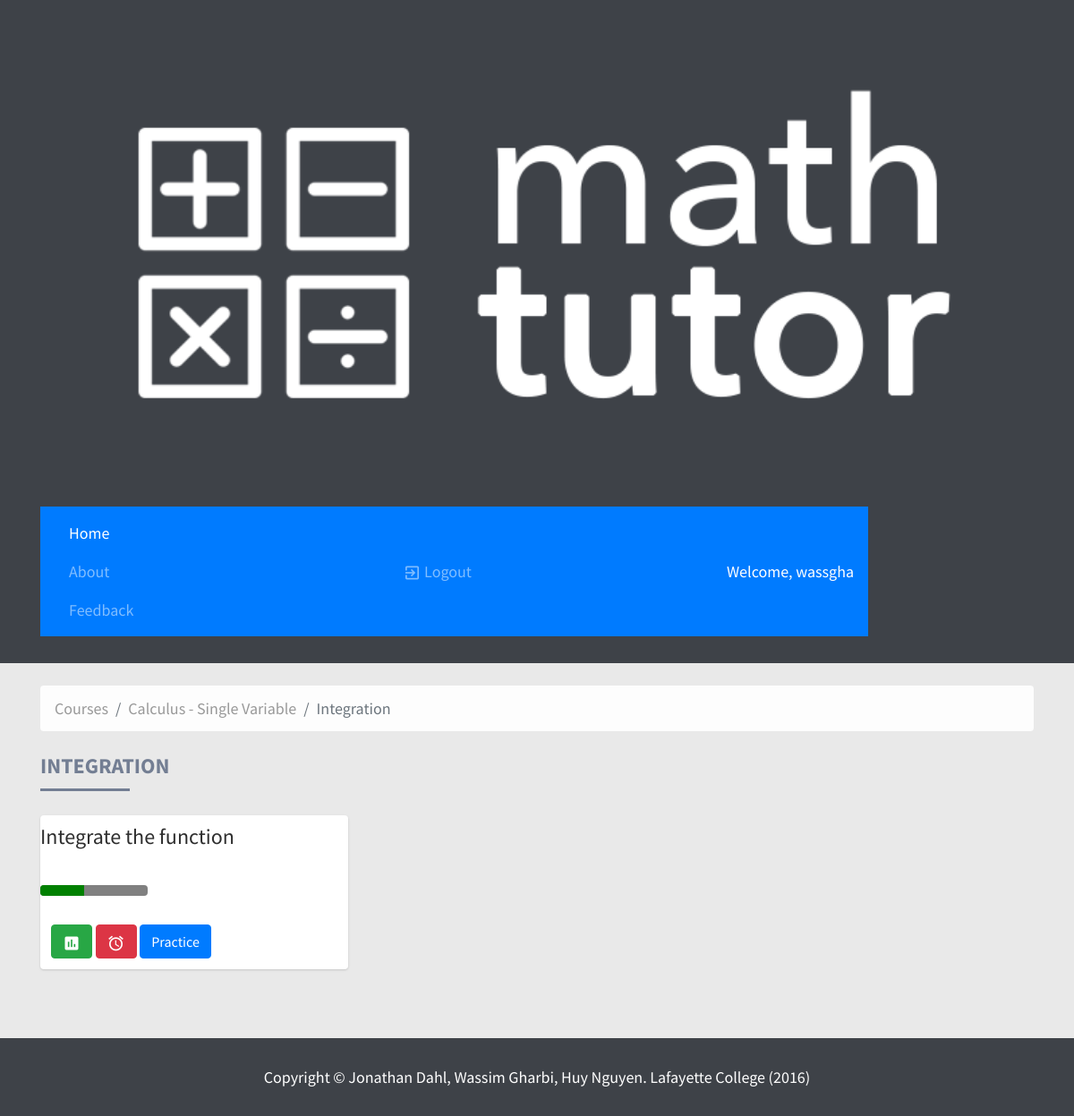
Page /course/1/topic/3 (signed in) on the committed database.
### main/models.py (models this page shows, shortened)
class Course(models.Model):
	course_name = models.CharField(max_length=200)
	course_desc = models.CharField(max_length=200)
	course_color = models.CharField(max_length=200)
	course_active = models.BooleanField(default = False)

class Topic(models.Model):
	topic_name = models.CharField(max_length=200)
	course = models.ForeignKey(Course, on_delete=models.CASCADE)

class Exercise(models.Model):
	exercise_name = models.CharField(max_length=200)
	exercise_active = models.BooleanField(default = False)
	file_name = models.CharField(max_length=200)
	topic = models.ForeignKey(Topic, on_delete=models.CASCADE)

### main/views.py (the view)
# urls.py: url(r'^course/(?P<course_id>[0-9])/topic/(?P<topic_id>[0-9])$', views.topic, name='topic'),
@login_required
def topic(request, course_id, topic_id):
    course = get_object_or_404(Course, pk=course_id)
    topic = get_object_or_404(Topic, pk=topic_id)
    return render(request, 'topic.html', {
        'progressRange': range(0, 100),
        'course': course,
        'topic': topic,
    })

### main/templates/topic.html
{% extends "header.html" %}
{% block content %}
  {% load staticfiles %}
  <ol class="breadcrumb">
    <li class="breadcrumb-item"><a href="/">Courses</a></li>
    <li class="breadcrumb-item"><a href="/course/{{ course.id }}">{{ course.course_name }}</a></li>
    <li class="breadcrumb-item active">{{ topic.topic_name }}</li>
  </ol>
  <h3>{{ topic.topic_name }}</h3>
  <hr>
  <br>
  {% if topic.exercise_set.all %}
  <div class="exercises">
    {% for exercise in topic.exercise_set.all %}
        <div class="exercise card {% if not exercise.exercise_active %}inactive{% endif %}">
          <div class="card-block">
            <h4 class="card-title">{{ exercise.exercise_name }}</h4>
            <p class="card-text">
              <br>
              {% with progressRange|random as progress %}
              <progress class="progress progress-success" value="{{progress}}" max="100"></progress>
              {% endwith %}
            </p>
          </div>
          <div class="card-footer text-xs-right">
            <button type="button" class="btn btn-success"><i class="material-icons">assessment</i></button>
            <button type="button" class="btn btn-danger"><i class="material-icons">alarm</i></button>
            <a href="/course/{{ course.id }}/topic/{{ topic.id }}/exercise/{{ exercise.id }}"><button type="button" class="btn btn-primary {% if not exercise.exercise_active %}disabled{% endif %}">Practice</button></a>
          </div>
        </div>
    {% endfor %}
  </div>
  {% endif %}
{% endblock %}

### main/templates/header.html (shortened to what this page needs)
<!DOCTYPE html>
<html>
<head>
  {% load staticfiles %}
  <link rel="stylesheet" href="https://maxcdn.bootstrapcdn.com/bootstrap/4.0.0-alpha.5/css/bootstrap.min.css">
  <link rel="stylesheet" href="{% static 'css/style.css' %}" type = "text/css"/>
  <link href="{% static 'css/mathquill.css' %}" rel="stylesheet">
</head>
<body class="body">
  <div class="header {% if request.path == '/' %}home{% endif %}">
    <div class="container">
      <a href="{% url 'index' %}" >
      <img src="{% if request.path == '/' %}{% static 'img/logo-blue.png' %}{% else %}{% static 'img/logo.png' %}{% endif %}" class="d-inline-block align-top col-md-2" alt="">
      </a>
      <nav class="navbar navbar-dark bg-primary col-md-10">
        <ul class="nav navbar-nav">
          <li class="nav-item active">
            <a class="nav-link" href="{% url 'index' %}">Home <span class="sr-only">(current)</span></a>
          </li>
          <li class="nav-item">
            <a class="nav-link" href="#">About</a>
          </li>
          <li class="nav-item desktop">
            <a class="nav-link" href="#">Feedback</a>
          </li>
        </ul>
        {% if user.is_authenticated %}
          <ul class="nav navbar-nav float-xs-right">
            <li class="nav-item">
              <a class="nav-link" href="{% url 'auth_logout' %}"><i class="material-icons">exit_to_app</i> Logout</a>
            </li>
          </ul>
          <span class="navbar-text float-xs-right">
          Welcome, {{ user.username }}
          </span>
        {% else %}
          <ul class="nav navbar-nav float-xs-right">
              <li class="nav-item">
                <a class="nav-link" href="{% url 'auth_login' %}"><i class="material-icons">supervisor_account</i> Login</a>
              </li>
          </ul>
        {% endif %}
      </nav>
    </div>
  </div>
  <div class="container">
   {% block content %}
   {% endblock %}
  </div>
  <div class="footer">
    <div class="container">
    Copyright &copy; Jonathan Dahl, Wassim Gharbi, Huy Nguyen. Lafayette College (2016)
    </div>
  </div>
</body>
</html>

### main/static/css/style.css (style rules this page uses)
body { background-color: #e9e9e9; font-family: 'Source Sans Pro', 'Helvetica Neue', 'Segoe UI', Helvetica, Arial, sans-serif; font-size: 18px; overflow-x: hidden; color: #3e4248; -webkit-font-smoothing: antialiased; -moz-osx-font-smoothing: grayscale; }
* { outline: 0 !important; }
p { font-size: 18px; line-height: 1.5; color: #8a8e91; }
a { color:#999; text-decoration: none; }
.breadcrumb { background: #fdfdfd !important; margin-bottom: 25px; }
.navbar { margin-top:10px; }
.navbar-nav .nav-item { margin-left: 1rem !important; }
.navbar-text { color: white !important; }
h1, h2, h3, h4, h5, h6 { font-family: 'Source Sans Pro', 'Helvetica Neue', 'Segoe UI', Helvetica, Arial, sans-serif; position: relative; margin: 10px 0; }
h3 { font-size: 24px !important; text-transform: uppercase; color: #737e93; display: block; font-weight: 700; }
hr { border: none; border-bottom: 3px solid #737e93; width: 100px; margin: 0px; }
h4 { font-size: 24px; color: gray; }
.material-icons { vertical-align: bottom; font-size: 20px !important; }
.header { background: #3e4248; margin-bottom: 25px; padding: 30px; }
.header img { max-width:100%; }
.footer { background: #3e4248; text-align: center; color: white; margin-top:55px; padding: 30px; }
.card-footer { border: none; padding: .75rem .75rem !important; background: none !important; }
.question.card, .topic.card, .exercise.card { border: none; box-shadow: 0 1px 3px rgba(0,0,0,0.10), 0 1px 2px rgba(0,0,0,0.05); transition: all 0.3s cubic-bezier(.25,.8,.25,1); }
.exercise h4.card-title, .topic h4.card-title { color: #2e2e2e; }
.progress { height: 20px; margin-bottom: 20px; overflow: hidden; background-color: #f5f5f5; border-radius: 4px; -webkit-box-shadow: inset 0 1px 2px rgba(0,0,0,0.1); box-shadow: inset 0 1px 2px rgba(0,0,0,0.1); }
.progress { background-image: -webkit-gradient(linear,left 0,left 100%,from(#ebebeb),to(#f5f5f5)); background-image: -webkit-linear-gradient(top,#ebebeb 0,#f5f5f5 100%); background-image: -moz-linear-gradient(top,#ebebeb 0,#f5f5f5 100%); background-image: linear-gradient(to bottom,#ebebeb 0,#f5f5f5 100%); background-repeat: repeat-x; filter: progid:DXImageTransform.Microsoft.gradient(startColorstr='#ffebebeb',endColorstr='#fff5f5f5',GradientType=0); }
.progress { height: 12px; background-color: #ebeef1; background-image: none; box-shadow: none; }
.navbar .navbar-nav { display: inline-block; float: none; vertical-align: top; }
.navbar .material-icons { vertical-align: sub !important; }
.desktop { display: none; }
@media screen and (min-width: 760px) { .desktop { display: block; } }
@media screen and (min-width: 760px) { .topic.card, .exercise.card { width: 31%; margin-right: 2%; margin-bottom: 2%; } }
@media screen and (min-width: 760px) { .topics, .exercises { display: flex; flex-wrap: wrap; justify-content: flex-start; } }

### rows in the picture
Course: course_name "Calculus - Single Variable"
Topic: topic_name "Integration", topic_name "INTEGRATION"
Exercise: exercise_name "Integrate the function", {{ progress }} 41 (drawn)

### other values in the picture
{{ user.username }} "wassgha"
